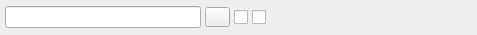
<?xml version="1.0" encoding="UTF-8"?>
<ui version="4.0">
 <class>SearchBar</class>
 <widget class="QWidget" name="SearchBar">
  <property name="enabled">
   <bool>true</bool>
  </property>
  <property name="geometry">
   <rect>
    <x>0</x>
    <y>0</y>
    <width>477</width>
    <height>35</height>
   </rect>
  </property>
  <property name="sizePolicy">
   <sizepolicy hsizetype="Preferred" vsizetype="Fixed">
    <horstretch>0</horstretch>
    <verstretch>0</verstretch>
   </sizepolicy>
  </property>
  <property name="minimumSize">
   <size>
    <width>0</width>
    <height>35</height>
   </size>
  </property>
  <property name="maximumSize">
   <size>
    <width>16777215</width>
    <height>35</height>
   </size>
  </property>
  <property name="windowTitle">
   <string/>
  </property>
  <property name="toolTip">
   <string>Search Bar</string>
  </property>
  <property name="autoFillBackground">
   <bool>true</bool>
  </property>
  <layout class="QHBoxLayout" name="horizontalLayout">
   <property name="spacing">
    <number>4</number>
   </property>
   <property name="sizeConstraint">
    <enum>QLayout::SetMinimumSize</enum>
   </property>
   <property name="leftMargin">
    <number>5</number>
   </property>
   <property name="topMargin">
    <number>1</number>
   </property>
   <property name="rightMargin">
    <number>5</number>
   </property>
   <property name="bottomMargin">
    <number>1</number>
   </property>
   <item>
    <widget class="QLineEdit" name="lineEdit">
     <property name="minimumSize">
      <size>
       <width>100</width>
       <height>0</height>
      </size>
     </property>
    </widget>
   </item>
   <item>
    <widget class="QPushButton" name="findBtn">
     <property name="minimumSize">
      <size>
       <width>25</width>
       <height>20</height>
      </size>
     </property>
     <property name="maximumSize">
      <size>
       <width>25</width>
       <height>20</height>
      </size>
     </property>
     <property name="text">
      <string/>
     </property>
     <property name="icon">
      <iconset resource="resources.qrc">
       <normaloff>:/res/icon/search.png</normaloff>:/res/icon/search.png</iconset>
     </property>
     <property name="iconSize">
      <size>
       <width>16</width>
       <height>16</height>
      </size>
     </property>
    </widget>
   </item>
   <item>
    <widget class="QCheckBox" name="chkCase">
     <property name="font">
      <font>
       <weight>50</weight>
       <bold>false</bold>
      </font>
     </property>
     <property name="text">
      <string/>
     </property>
     <property name="icon">
      <iconset resource="resources.qrc">
       <normaloff>:/res/icon/case.png</normaloff>:/res/icon/case.png</iconset>
     </property>
    </widget>
   </item>
   <item>
    <widget class="QCheckBox" name="chkRegx">
     <property name="font">
      <font>
       <weight>50</weight>
       <bold>false</bold>
      </font>
     </property>
     <property name="text">
      <string/>
     </property>
     <property name="icon">
      <iconset resource="resources.qrc">
       <normaloff>:/res/icon/reg.png</normaloff>:/res/icon/reg.png</iconset>
     </property>
    </widget>
   </item>
   <item>
    <widget class="QLabel" name="info">
     <property name="font">
      <font>
       <weight>75</weight>
       <bold>true</bold>
      </font>
     </property>
     <property name="text">
      <string/>
     </property>
    </widget>
   </item>
   <item>
    <spacer name="horizontalSpacer">
     <property name="orientation">
      <enum>Qt::Horizontal</enum>
     </property>
     <property name="sizeHint" stdset="0">
      <size>
       <width>40</width>
       <height>20</height>
      </size>
     </property>
    </spacer>
   </item>
  </layout>
 </widget>
 <resources>
  <include location="resources.qrc"/>
 </resources>
 <connections/>
</ui>
